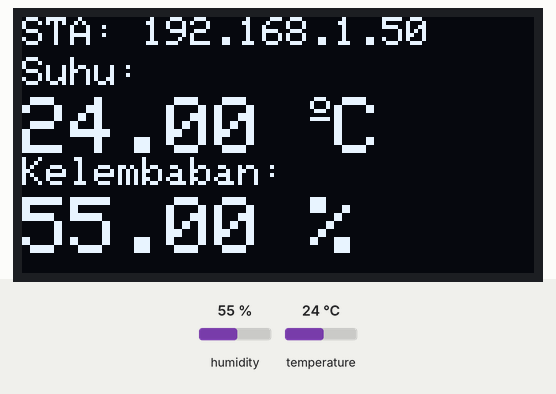
The sketch below on a simulated ESP32. Shown: 128×64 one-colour display. Inputs (shaded band) come from the test bench; at power-on: humidity 55 %, temperature 24 °C. WiFi joins after 1.5 s; servers stay silent unless stated; what the sketch prints to the serial monitor is not drawn.

Above: at 3.7 s.
3.8 s: humidity set to 22 %
At 5.6 s:
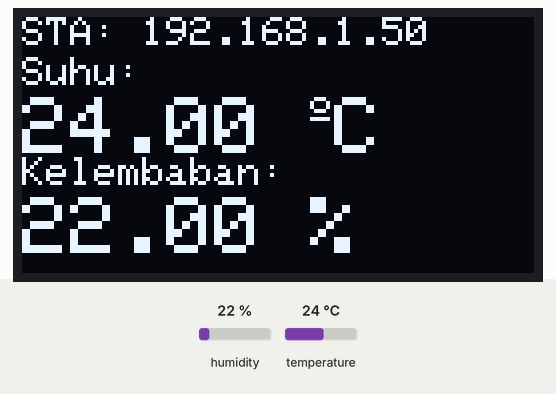
6.0 s: temperature set to 12 °C
At 7.8 s:
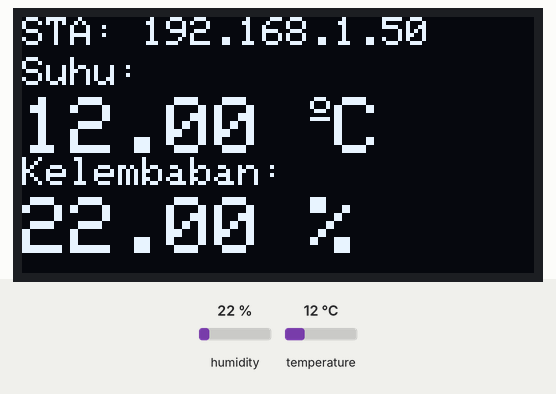
8.1 s: humidity set to 40 %
At 9.0 s:
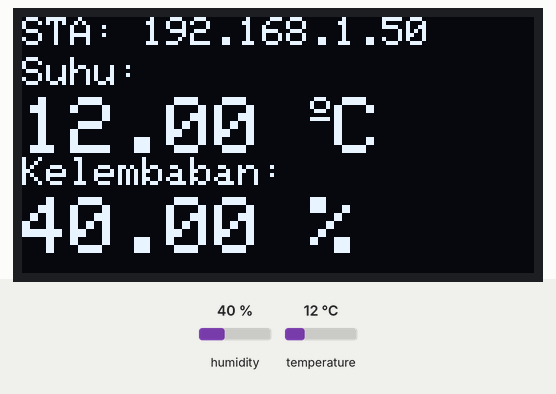
10.1 s: temperature set to 19 °C
At 11.3 s:
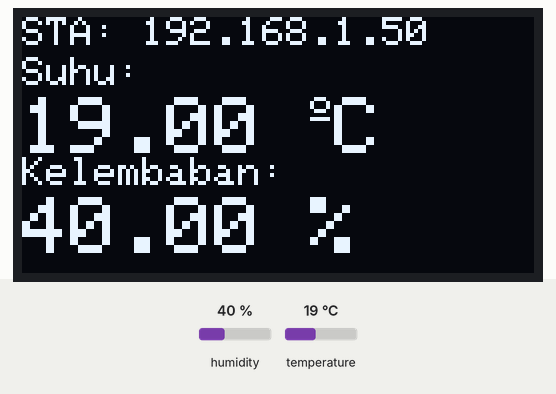
Timing chart, 0 to 13.1 s (numbered marks = the images above; inputs shaded):
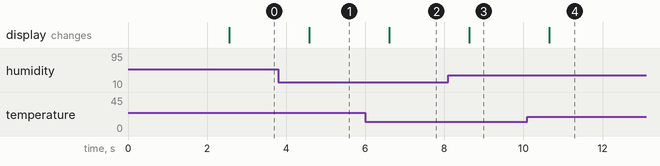

The sketch:

ESP32_DHT_Oled_Webserver_AP_Client.ino
```cpp
#include <WiFi.h>
#include <WiFiClient.h>
#include <WebServer.h>
#include <ESPmDNS.h>
#include <DHT.h>
#include <Wire.h>
#include <Adafruit_GFX.h>
#include <Adafruit_SSD1306.h>

#define SCREEN_WIDTH 128  // OLED display width, in pixels
#define SCREEN_HEIGHT 64  // OLED display height, in pixels

// Declaration for an SSD1306 display connected to I2C (SDA, SCL pins)
Adafruit_SSD1306 display(SCREEN_WIDTH, SCREEN_HEIGHT, &Wire, -1);

const char *ssid = "DigPart";
const char *password = "12443411";

// Pengaturan untuk mode AP (jika mode STA gagal)
const char* ssid_ap = "ESP32_AP";
const char* password_ap = "1234567890"; // Password minimal 8 karakter
const int connection_timeout = 20; // Batas waktu koneksi dalam detik


WebServer server(80);
DHT dht(14, DHT22);

void handleRoot() {
  char msg[1500];

  snprintf(msg, 1500,
           "<html>\
  <head>\
    <meta http-equiv='refresh' content='4'/>\
    <meta name='viewport' content='width=device-width, initial-scale=1'>\
    <link rel='stylesheet' href='https://use.fontawesome.com/releases/v5.7.2/css/all.css' integrity='sha384-fnmOCqbTlWIlj8LyTjo7mOUStjsKC4pOpQbqyi7RrhN7udi9RwhKkMHpvLbHG9Sr' crossorigin='anonymous'>\
    <title>ESP32 DHT Server</title>\
    <style>\
    html { font-family: Arial; display: inline-block; margin: 0px auto; text-align: center;}\
    h2 { font-size: 3.0rem; }\
    p { font-size: 3.0rem; }\
    .units { font-size: 1.2rem; }\
    .dht-labels{ font-size: 1.5rem; vertical-align:middle; padding-bottom: 15px;}\
    </style>\
  </head>\
  <body>\
      <h2>ESP32 DHT Server!</h2>\
      <p>\
        <i class='fas fa-thermometer-half' style='color:#ca3517;'></i>\
        <span class='dht-labels'>Temperature</span>\
        <span>%.2f</span>\
        <sup class='units'>&deg;C</sup>\
      </p>\
      <p>\
        <i class='fas fa-tint' style='color:#00add6;'></i>\
        <span class='dht-labels'>Humidity</span>\
        <span>%.2f</span>\
        <sup class='units'>&percnt;</sup>\
      </p>\
  </body>\
</html>",
           readDHTTemperature(), readDHTHumidity()
          );
  server.send(200, "text/html", msg);
}

void setup(void) {

  Serial.begin(115200);
  dht.begin();

  if (!display.begin(SSD1306_SWITCHCAPVCC, 0x3C)) {
    Serial.println(F("SSD1306 allocation failed"));
    for (;;)
      ;
  }
  delay(500);
  display.clearDisplay();
  display.setTextColor(WHITE);

  // Inisialisasi WiFi ke mode STA
  WiFi.mode(WIFI_STA);
  WiFi.begin(ssid, password);
  Serial.println("");

  int attempts = 0;
  // Tunggu koneksi STA atau sampai batas waktu tercapai
  while (WiFi.status() != WL_CONNECTED && attempts < connection_timeout) {
    delay(1000);
    Serial.print(".");
    display.print(".");
    attempts++;
  }

  // Periksa status koneksi setelah loop
  if (WiFi.status() == WL_CONNECTED) {
    Serial.println("\nKoneksi STA berhasil!");
    Serial.print("Alamat IP STA: ");
    Serial.println(WiFi.localIP());
    // Lanjutkan dengan logika mode STA Anda di sini
  } else {
    Serial.println("\nKoneksi STA gagal. Beralih ke mode Access Point (AP)...");
    activateAPMode();
  }


  if (MDNS.begin("esp32")) {
    Serial.println("MDNS responder started");
  }
  server.on("/", handleRoot);

  server.begin();
  Serial.println("HTTP server started");
}

void activateAPMode() {
  // Matikan mode STA terlebih dahulu
  WiFi.disconnect();

  // Aktifkan mode AP
  WiFi.mode(WIFI_AP);
  WiFi.softAP(ssid_ap, password_ap);

  Serial.print("Mode AP aktif. SSID: ");
  Serial.println(ssid_ap);
  Serial.print("Alamat IP AP: ");
  Serial.println(WiFi.softAPIP());
  // Lanjutkan dengan logika mode AP Anda di sini (misalnya, memulai server web)
}

void loop(void) {
  server.handleClient();

  //read temperature and humidity
  float t = dht.readTemperature();
  float h = dht.readHumidity();
  if (isnan(h) || isnan(t)) {
    Serial.println("Failed to read from DHT sensor!");
  }
  // clear display
  display.clearDisplay();

  // display IP
  display.setTextSize(1);
  display.setCursor(0, 0);
  printWiFiMode(WiFi.getMode());

  // display temperature
  display.setCursor(0, 10);
  display.print("Suhu: ");
  display.setTextSize(2);
  display.setCursor(0, 20);
  display.print(t);
  display.print(" ");
  display.setTextSize(1);
  display.cp437(true);
  display.write(167);
  display.setTextSize(2);
  display.print("C");

  // display humidity
  display.setTextSize(1);
  display.setCursor(0, 35);
  display.print("Kelembaban: ");
  display.setTextSize(2);
  display.setCursor(0, 45);
  display.print(h);
  display.print(" %");

  display.display();
  delay(20);//allow the cpu to switch to other tasks
}


void printWiFiMode(WiFiMode_t mode) {
  switch (mode) {
    case WIFI_MODE_STA:
      display.print("STA: ");
      display.print(WiFi.localIP());
      break;
    case WIFI_MODE_AP:
      display.print("AP: ");
      display.print(WiFi.softAPIP());
      break;
    case WIFI_MODE_APSTA:
      display.print("WIFI_AP_STA (Access Point + Station Mode)");
      break;
    case WIFI_MODE_NULL:
      display.print("WIFI_MODE_NULL (WiFi dinonaktifkan)");
      break;
    default:
      display.print("Mode tidak dikenal");
      break;
  }
}

float readDHTTemperature() {
  // Sensor readings may also be up to 2 seconds
  // Read temperature as Celsius (the default)
  float t = dht.readTemperature();
  if (isnan(t)) {
    Serial.println("Failed to read from DHT sensor!");
    return -1;
  }
  else {
    //Serial.println(t);
    return t;
  }
}

float readDHTHumidity() {
  // Sensor readings may also be up to 2 seconds
  float h = dht.readHumidity();
  if (isnan(h)) {
    Serial.println("Failed to read from DHT sensor!");
    return -1;
  }
  else {
    //Serial.println(h);
    return h;
  }
}
```

Measured:
- after the input at 3.8 s, the display: changes after 0.79 s (image 1)
- after the input at 6.0 s, the display: changes after 0.61 s (image 2)
- after the input at 8.1 s, the display: changes after 0.53 s (image 3)
- after the input at 10.1 s, the display: changes after 0.55 s (image 4)
